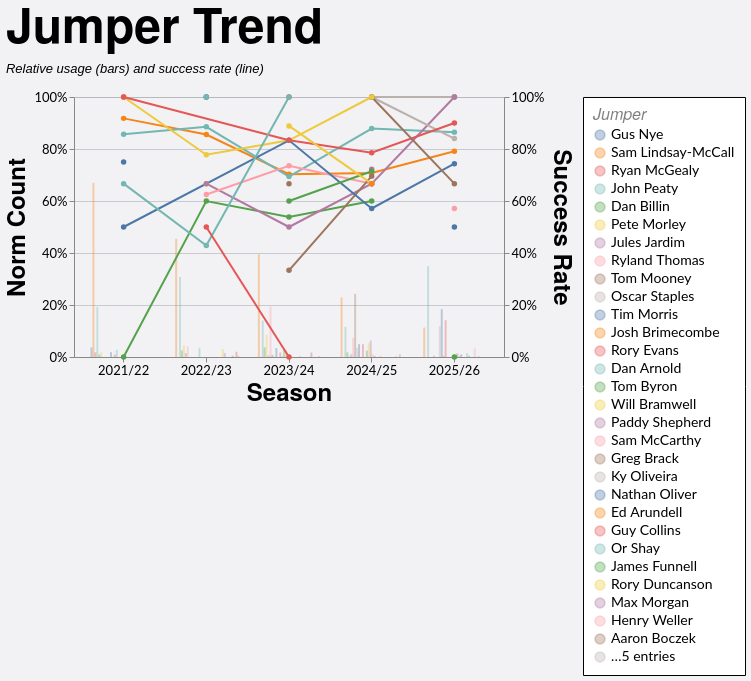

Write a Vega-Lite specification for this figure.
### Vega-Lite specification from a JSON file in a GitHub repository (floating-point values rounded to 4 significant figures; data arrays with more than 128 entries replaced by an {"elided": "..."} marker saying what was removed)
{"config": {"axis": {"labelFont": "Lato, sans-serif", "titleFont": "PT Sans Narrow, Helvetica Neue, Helvetica, Arial, sans-serif", "labelFontSize": 13, "titleFontSize": 24, "gridColor": "#202947", "gridOpacity": 0.2}, "header": {"labelFont": "PT Sans Narrow, Helvetica Neue, Helvetica, Arial, sans-serif", "titleFont": "PT Sans Narrow, Helvetica Neue, Helvetica, Arial, sans-serif", "labelFontSize": 24, "titleFontSize": 28, "labelFontWeight": "bold", "orient": "left"}, "legend": {"labelFont": "Lato, sans-serif", "titleFont": "PT Sans Narrow, Helvetica Neue, Helvetica, Arial, sans-serif", "labelFontSize": 14, "titleFontSize": 16, "titlePadding": 5, "fillColor": "white", "strokeColor": "black", "padding": 10, "titleFontWeight": "lighter", "titleFontStyle": "italic", "titleColor": "gray", "offset": 10}, "title": {"font": "PT Sans Narrow, Helvetica Neue, Helvetica, Arial, sans-serif", "fontSize": 48, "fontWeight": "bold", "anchor": "start", "align": "center", "titlePadding": 20, "subtitlePadding": 10, "subtitleFontSize": 13, "subtitleColor": "", "subtitleFontStyle": "italic", "offset": 15, "color": "black"}, "axisX": {"labelAngle": 0}, "facet": {"title": null, "header": null, "align": {"row": "each", "column": "each"}}, "resolve": {"scale": {"y": "independent", "facet": "independent"}}, "background": "#f2f1f4"}, "layer": [{"mark": {"type": "bar", "opacity": 0.35}, "encoding": {"color": {"field": "jumper", "sort": null, "title": "Jumper", "type": "nominal"}, "tooltip": [{"field": "season", "title": "Season", "type": "nominal"}, {"field": "jumper", "title": "Jumper", "type": "nominal"}, {"field": "won", "format": ",.0f", "title": "Won", "type": "quantitative"}, {"field": "attempts", "format": ",.0f", "title": "Attempts", "type": "quantitative"}, {"field": "norm_count", "format": ".1%", "title": "Norm Count", "type": "quantitative"}, {"field": "success_rate", "format": ".1%", "title": "Success Rate", "type": "quantitative"}], "x": {"field": "season", "sort": ["2021/22", "2022/23", "2023/24", "2024/25", "2025/26"], "title": "Season", "type": "nominal"}, "xOffset": {"field": "jumper", "sort": null, "type": "nominal"}, "y": {"axis": {"format": "%", "orient": "left"}, "field": "norm_count", "scale": {"domain": [0, 1]}, "title": "Norm Count", "type": "quantitative"}}, "transform": [{"filter": "(loSquad == 'All' || datum.squad == loSquad) && (loGameType == 'All' || (loGameType == 'League + Cup' && (datum.game_type == 'League' || datum.game_type == 'Cup')) || (loGameType == 'League only' && datum.game_type == 'League') || datum.game_type == loGameType) && (loOpposition == 'All' || datum.opposition == loOpposition) && (loThrower == 'All' || datum.thrower == loThrower) && (loJumper == 'All' || datum.jumper == loJumper) && (loArea == 'All' || datum.area == loArea) && (loNumbers == 'All' || datum.numbers == loNumbers) && (loCallType == 'All' || datum.call_type == loCallType)"}, {"aggregate": [{"op": "count", "as": "attempts"}, {"op": "sum", "field": "won", "as": "won"}], "groupby": ["season", "jumper"]}, {"joinaggregate": [{"op": "sum", "field": "attempts", "as": "season_attempts"}], "groupby": ["season"]}, {"calculate": "datum.attempts / datum.season_attempts", "as": "norm_count"}, {"calculate": "datum.won / datum.attempts", "as": "success_rate"}]}, {"mark": {"type": "line", "point": true, "strokeWidth": 2}, "encoding": {"color": {"field": "jumper", "sort": null, "title": "Jumper", "type": "nominal"}, "detail": {"field": "jumper", "type": "nominal"}, "tooltip": [{"field": "season", "title": "Season", "type": "nominal"}, {"field": "jumper", "title": "Jumper", "type": "nominal"}, {"field": "won", "format": ",.0f", "title": "Won", "type": "quantitative"}, {"field": "attempts", "format": ",.0f", "title": "Attempts", "type": "quantitative"}, {"field": "norm_count", "format": ".1%", "title": "Norm Count", "type": "quantitative"}, {"field": "success_rate", "format": ".1%", "title": "Success Rate", "type": "quantitative"}], "x": {"field": "season", "sort": ["2021/22", "2022/23", "2023/24", "2024/25", "2025/26"], "title": "Season", "type": "nominal"}, "y": {"axis": {"format": "%", "orient": "right"}, "field": "success_rate", "scale": {"domain": [0, 1]}, "title": "Success Rate", "type": "quantitative"}}, "transform": [{"filter": "(loSquad == 'All' || datum.squad == loSquad) && (loGameType == 'All' || (loGameType == 'League + Cup' && (datum.game_type == 'League' || datum.game_type == 'Cup')) || (loGameType == 'League only' && datum.game_type == 'League') || datum.game_type == loGameType) && (loOpposition == 'All' || datum.opposition == loOpposition) && (loThrower == 'All' || datum.thrower == loThrower) && (loJumper == 'All' || datum.jumper == loJumper) && (loArea == 'All' || datum.area == loArea) && (loNumbers == 'All' || datum.numbers == loNumbers) && (loCallType == 'All' || datum.call_type == loCallType)"}, {"aggregate": [{"op": "count", "as": "attempts"}, {"op": "sum", "field": "won", "as": "won"}], "groupby": ["season", "jumper"]}, {"joinaggregate": [{"op": "sum", "field": "attempts", "as": "season_attempts"}], "groupby": ["season"]}, {"calculate": "datum.attempts / datum.season_attempts", "as": "norm_count"}, {"calculate": "datum.won / datum.attempts", "as": "success_rate"}]}], "data": {"name": "data-1b909dd81513f248a4611f686a65e28d"}, "height": 260, "params": [{"name": "loSquad", "value": "All"}, {"name": "loSeason", "value": "All"}, {"name": "loGameType", "value": "All"}, {"name": "loOpposition", "value": "All"}, {"name": "loThrower", "value": "All"}, {"name": "loJumper", "value": "All"}, {"name": "loArea", "value": "All"}, {"name": "loNumbers", "value": "All"}, {"name": "loCallType", "value": "All"}], "resolve": {"scale": {"y": "independent"}}, "title": {"text": "Jumper Trend", "subtitle": "Relative usage (bars) and success rate (line)"}, "width": 430, "$schema": "https://vega.github.io/schema/vega-lite/v5.20.1.json", "datasets": {"data-1b909dd81513f248a4611f686a65e28d": {"elided": "1152 records"}}}
